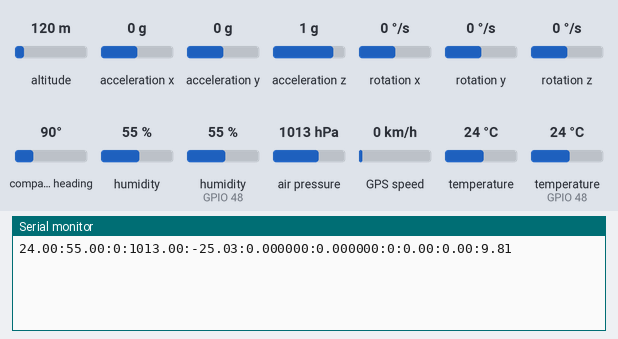
A sketch run on a simulated ESP32. Parts: the last lines printed to the serial monitor. Wiring (inferred from the names in the program): 24Cxx EEPROM at I2C address 0x50. Inputs (shaded band) come from the test bench; at power-on: acceleration x 0 g, humidity (sensor on GPIO 48) 55 %, acceleration y 0 g, acceleration z 1 g, air pressure 1013 hPa, altitude 120 m, rotation x 0 °/s, rotation y 0 °/s, rotation z 0 °/s, compass heading 90°, humidity 55 %, GPS speed 0 km/h, temperature 24 °C, temperature (sensor on GPIO 48) 24 °C. EEPROM starts erased; the GPS gets a fix after 3 s at 37.7749, -122.4194 with 8 satellites.

Above: at 1.2 s.
1.3 s: acceleration x set to -1.4 g
At 2.6 s:
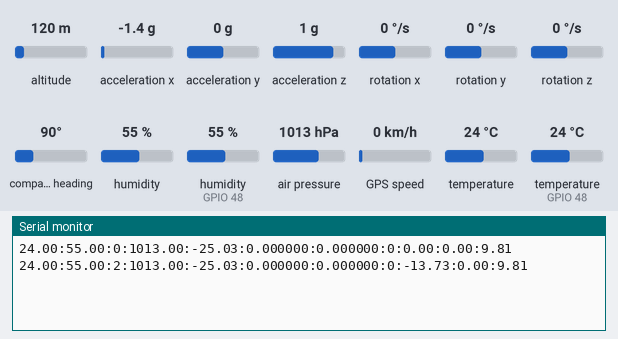
2.8 s: humidity (sensor on GPIO 48) set to 22 %
At 4.2 s:
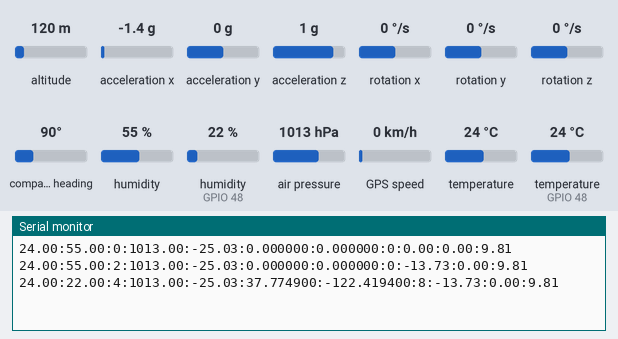
4.3 s: acceleration y set to -1.4 g
5.8 s: acceleration z set to -1.4 g
At 7.0 s:
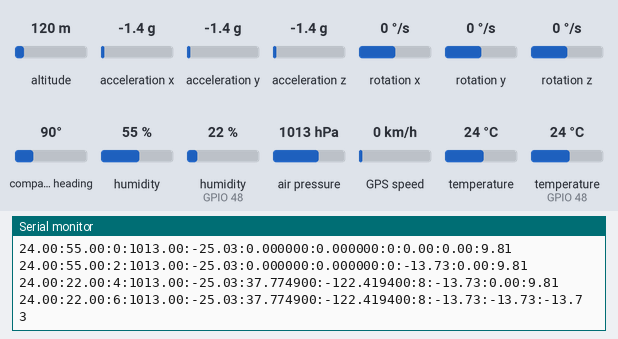
7.3 s: humidity (sensor on GPIO 48) set to 40 %
At 8.6 s:
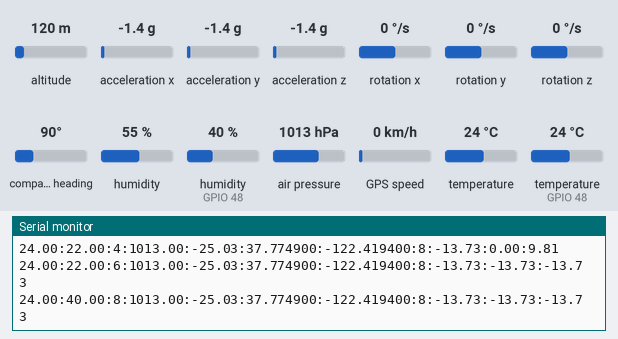
8.8 s: air pressure set to 952 hPa
At 10.6 s:
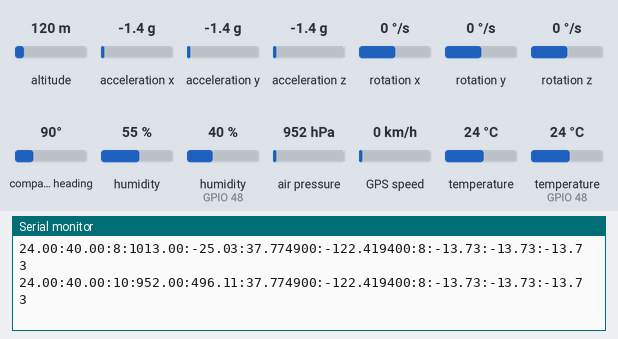
Timing chart, 0 to 11.3 s (numbered marks = the images above; inputs shaded):
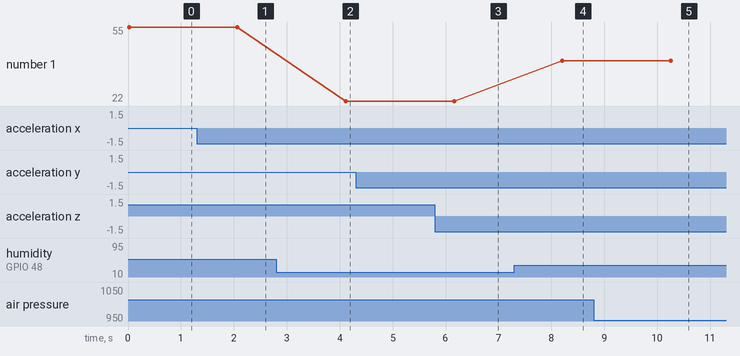

Measured:
- after the input at 1.3 s, the serial monitor: prints a new line after 0.77 s (image 1)
- after the input at 2.8 s, the serial monitor: prints a new line after 1.3 s (image 2)
- after the input at 5.8 s, the serial monitor: prints a new line after 0.36 s (image 3)
- after the input at 7.3 s, the serial monitor: prints a new line after 0.91 s (image 4)
- after the input at 8.8 s, the serial monitor: prints a new line after 1.5 s (image 5)
- plotted number 1: 55 → 22 after the input at 2.8 s, 22 → 40 after the input at 7.3 s

The sketch:

CB_EEPROM.ino
```cpp
#include <TinyGPS++.h>
#include <HardwareSerial.h>
#include <Wire.h>
#include <Adafruit_Sensor.h>
#include <Adafruit_BME280.h>
#include <DHT.h>
#include <Adafruit_MPU6050.h>

// Criar instância do GPS e da Serial2
TinyGPSPlus gps;
HardwareSerial gpsSerial(1);

#define SEALEVELPRESSURE_HPA (1010)
#define DHTPIN 48        // Pino onde o DHT22 está conectado
#define DHTTYPE DHT22   // Define o tipo do sensor
#define TIMEZONE_OFFSET -3  // Ajuste para horário de Brasília (UTC-3)

Adafruit_BME280 bme; // Objeto do sensor BME280
DHT dht(DHTPIN, DHTTYPE); // Objeto do sensor DHT22
Adafruit_MPU6050 mpu; // Objeto do sensor MPU6050 (GY-521)

unsigned long startTime;


class EE24CXXX {
  private:
    byte _device_address;
  public:
    EE24CXXX(byte device_address) : _device_address(device_address) {}
    void write(unsigned int eeaddress, unsigned char *data, unsigned int data_len);
    void read(unsigned int eeaddress, unsigned char *data, unsigned int data_len);

    template <class T> int write(unsigned int eeaddress, const T &value);
    template <class T> int read(unsigned int eeaddress, T &value);
};

void EE24CXXX::write(unsigned int eeaddress, unsigned char *data, unsigned int data_len) {
  while (data_len > 0) {
    Wire.beginTransmission(_device_address);
    Wire.write((int)(eeaddress >> 8));   // MSB
    Wire.write((int)(eeaddress & 0xFF)); // LSB

    byte bytesToWrite = min(data_len, (unsigned int)16); // Limita a 16 bytes por página
    for (byte i = 0; i < bytesToWrite; i++) {
      Wire.write(data[i]);
    }

    Wire.endTransmission();
    eeaddress += bytesToWrite;
    data += bytesToWrite;
    data_len -= bytesToWrite;

    delay(5); // Tempo de gravação da EEPROM
  }
}

void EE24CXXX::read(unsigned int eeaddress, unsigned char *data, unsigned int data_len) {
  while (data_len > 0) {
    Wire.beginTransmission(_device_address);
    Wire.write((int)(eeaddress >> 8));   // MSB
    Wire.write((int)(eeaddress & 0xFF)); // LSB
    Wire.endTransmission();

    byte bytesToRead = min(data_len, (unsigned int)28);
    Wire.requestFrom(_device_address, bytesToRead);

    for (byte i = 0; i < bytesToRead && Wire.available(); i++) {
      data[i] = Wire.read();
    }

    data += bytesToRead;
    eeaddress += bytesToRead;
    data_len -= bytesToRead;
  }
}

template <class T> int EE24CXXX::write(unsigned int eeaddress, const T &value) {
  write(eeaddress, (unsigned char *)&value, sizeof(T));
  return sizeof(T);
}

template <class T> int EE24CXXX::read(unsigned int eeaddress, T &value) {
  read(eeaddress, (unsigned char *)&value, sizeof(T));
  return sizeof(T);
}

EE24CXXX eeprom(0x50);
int i = 0;

struct dadosVoo {
  float temperatura;
  float tempo;
  float umidade;
  float pressao;
  float altitude;
  float latitude;
  float longitude;
  int sats;
  float accelX;
  float accelY;
  float accelZ;
};

void setup() {
  Serial.begin(115200);
  gpsSerial.begin(9600, SERIAL_8N1, 45, 46); // RX=45, TX=46

  if (!bme.begin(0x76)) {
    Serial.println("Erro ao inicializar o BME280!");
  }

  dht.begin();
  Wire.begin();
  if (!mpu.begin()) {
    Serial.println("Erro ao inicializar o MPU6050!");
  }

  startTime = millis();

}

void loop() {
  while (gpsSerial.available()) {
    char c = gpsSerial.read();
    gps.encode(c);
  }

  float tempBME = bme.readTemperature();
  float pressao = bme.readPressure() / 100.0F;
  float altitude = bme.readAltitude(SEALEVELPRESSURE_HPA);
  float umidadeBME = bme.readHumidity();

  float tempDHT = dht.readTemperature();
  float humDHT = dht.readHumidity();

  if (isnan(tempDHT) || isnan(humDHT)) {
    tempDHT = 0.0;
    humDHT = 0.0;
  }

  sensors_event_t a, g, temp;
  mpu.getEvent(&a, &g, &temp);

  unsigned long elapsedTime = (millis() - startTime) / 1000; // Converte milissegundos para segundos

  dadosVoo voo;
  voo.temperatura = tempBME;
  voo.umidade = humDHT;
  voo.tempo = elapsedTime;
  voo.pressao = pressao;
  voo.altitude = altitude;
  voo.latitude = gps.location.lat();
  voo.longitude = gps.location.lng();
  voo.sats = gps.satellites.value();
  voo.accelX = a.acceleration.x;
  voo.accelY = a.acceleration.y;
  voo.accelZ = a.acceleration.z;

  Serial.print(tempBME);
  Serial.print(":");
  Serial.print(humDHT);
  Serial.print(":");
  Serial.print(elapsedTime);
  Serial.print(":");
  Serial.print(pressao);
  Serial.print(":");
  Serial.print(altitude);
  Serial.print(":");
  Serial.print(gps.location.lat(), 6);
  Serial.print(":");
  Serial.print(gps.location.lng(), 6);
  Serial.print(":");
  Serial.print(gps.satellites.value());
  Serial.print(":");
  Serial.print(a.acceleration.x);
  Serial.print(":");
  Serial.print(a.acceleration.y);
  Serial.print(":");
  Serial.println(a.acceleration.z);

  if (i >= 1484)
  {
  i = 0; // Reseta após atingir a capacidade máxima
  }

  eeprom.write(44 * i, voo);
  i++;

  delay(2000); // Aguarda 2 segundos antes da próxima leitura
}
```
